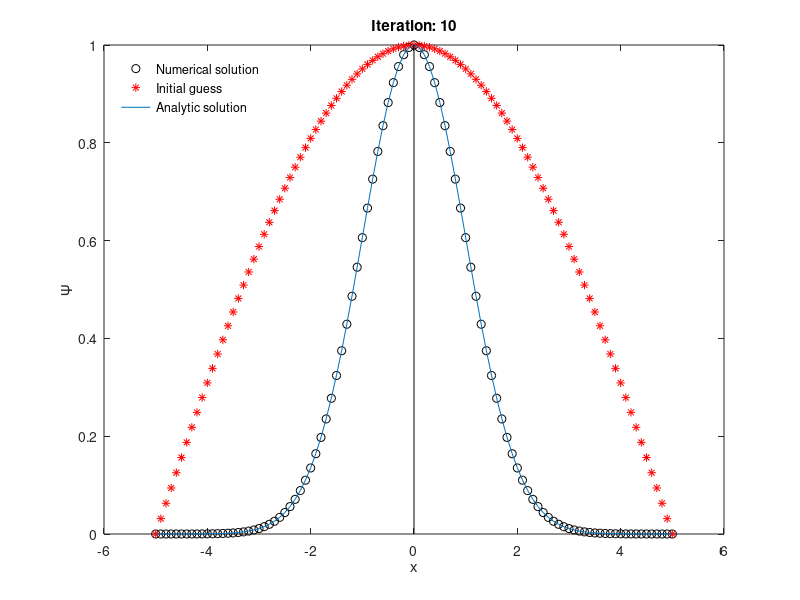

The MATLAB source for this figure:
% independant.m
% When dealing with the two electron case we make the assumption that the
% electrons are non interacting.
% Solves the problem by inverse power iteration

% Clear memory and show only a few digits
clear all; format short;

% Size of System
L = 100;

% Define values of the independent variable
xmin = -5;
xmax = 5;
h=(xmax-xmin)/L;
x=xmin:h:xmax;
L=L+1; % Passing through zero


% Number of matrix iterations
nits=10;

% Construct matrix D2 associated with the derivative
D2=-2*eye(L);
D2=D2+diag(ones(L-1,1),+1)+diag(ones(L-1,1),-1);
D2=D2/h^2;

% Add diagonal component associated with the potential
A=-D2+diag(x.^2);

% Compute inverse matrix
B=inv(A);

% Initial guess for the wave function
psi0=zeros(L,1);
psi0=cos(0.5*pi*x/5)';

Psi=zeros(2,L);

for i=1:2;
    psi=psi0;
    
    % Analytic solution for lowest energy wave function
    xa=-5:0.1:5;
    psi_an=exp(-0.5*xa.^2);
    
    figure(1);
    for n=1:10
        
        % Plot wave function at each iteration, initial wave
        % function, and analytic solution
        plot(x,psi,'ko',x,psi0,'r*',xa,psi_an,[0 0],[0 1],'k')
        xlabel('x'); ylabel('\Psi');
        anno=legend('Numerical solution','Initial guess',...
            'Analytic solution');
        set (anno,'Box','off','Location','NorthWest')
        title(['Iteration: ',num2str(n)]);
        drawnow;
        %pause(0.1)
        
        % Inverse iteration & normalisation
        psi=B*psi;
        psi=psi/max(abs(psi));
        
    end
    Psi(i,:) = psi;
end
% Determine eigenvalue
energy_est=mean(Psi(1,:)'./(B*Psi(1,:)'))+mean(Psi(2,:)'./(B*Psi(2,:)'));

disp('Estimate of eigenvalue E: ');
disp(energy_est);